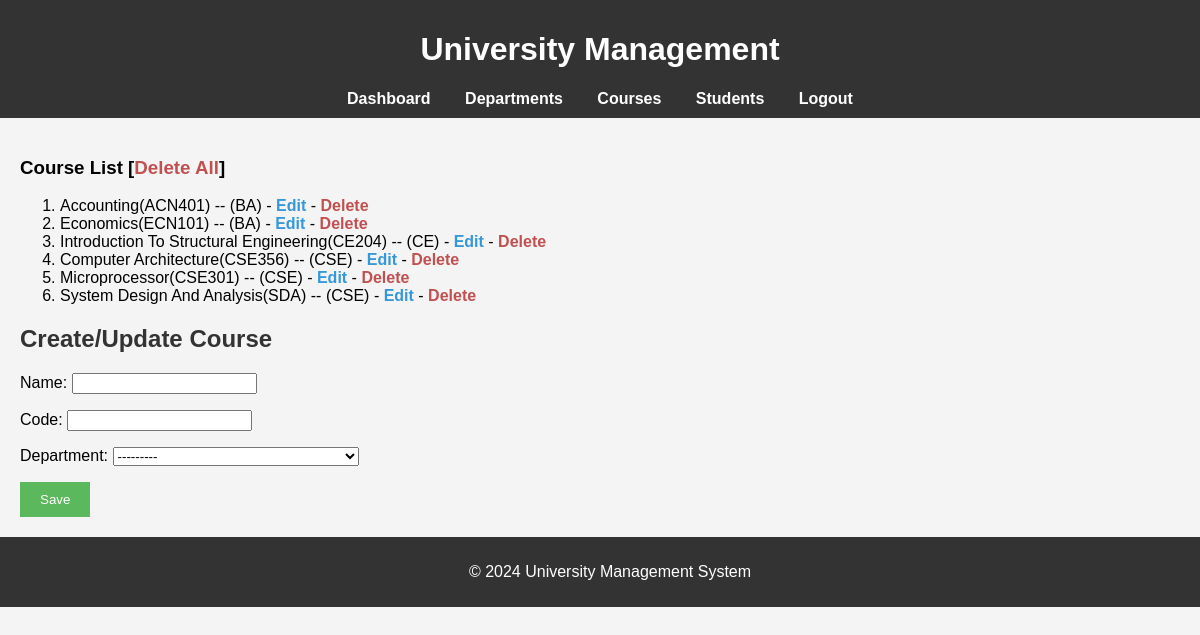
Before: /courses/ (signed in) with the older database file.
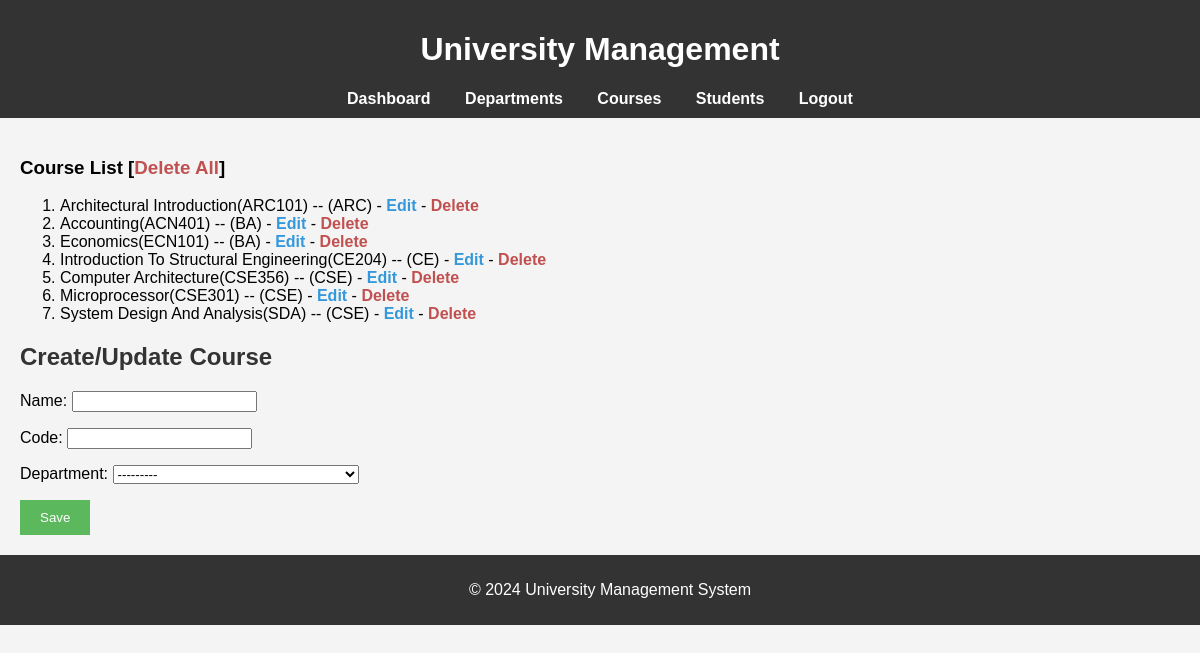
After: the same page with the newer database file.
### university/models.py (models this page shows, shortened)
class Courses(models.Model):
    name = models.CharField(max_length=50)
    code = models.CharField(max_length=10)
    department = models.ForeignKey(Departments, on_delete=models.CASCADE)
    class Meta:
        ordering = ["department", "name"]

class Departments(models.Model):
    name = models.CharField(max_length=50)
    code = models.CharField(max_length=5)
    def __str__(self):
        return self.name
    class Meta:
        ordering = ["name"]

### university/views.py (the view)
# urls.py: path("courses/", views.create_course, name="create_course"),
@login_required(login_url="login")
def create_course(request):
    if request.method == "POST":
        form = CourseForm(request.POST)
        if form.is_valid():
            form.save()
            return redirect("create_course")
    form = CourseForm()
    return render(request, "courses.html", {"form": form})

### university/forms.py
class CourseForm(forms.ModelForm):
    class Meta:
        model = Courses
        fields = "__all__"

### people/context_processor.py (called while the page is built)
def people_processor(request):
    students = Students.objects.all()
    teachers = Teachers.objects.all()
    return {
        "students" : students,
        "teachers" : teachers
    }

### university/context_processor.py (called while the page is built)
def university_processor(request):
    departments = Departments.objects.all()
    courses = Courses.objects.all()
    return {
        "departments" : departments,
        "courses" : courses,
    }

### templates/courses.html (shortened to what this page needs)
{% extends 'base.html' %}
{% block content %}
    <h3>Course List <span>[<a id="delete" href="{% url 'delete_all_course' %}">Delete All</a>]</span></h3>
    <ol>
        {% for course in courses %}
            <li>{{ course.name }}({{ course.code }}) -- ({{course.department.code}}) - <a href="{% url 'edit_course' course.id %}">Edit</a> - <a href="{% url 'delete_course' course.id %}" id="delete">Delete</a></li>
        {% endfor %}
    </ol>
<h2>Create/Update Course</h2>
<form method="POST">
    {{ form.as_p }}
    <button type="submit">Save</button>
</form>
{% endblock %}

Changed rows visible on the page:
added Courses: name "Architectural Introduction", code "ARC101", department.code "ARC"
